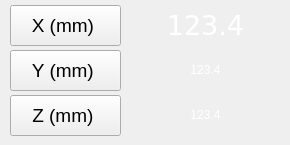
   <widget class="QWidget" name="page_4">
    <widget class="QHmiLabel" name="qHmiLabel_4">
     <property name="geometry">
      <rect>
       <x>130</x>
       <y>5</y>
       <width>151</width>
       <height>40</height>
      </rect>
     </property>
     <property name="font">
      <font>
       <family>DejaVu Sans</family>
       <pointsize>20</pointsize>
       <weight>50</weight>
       <italic>false</italic>
       <bold>false</bold>
      </font>
     </property>
     <property name="styleSheet">
      <string notr="true">font: 20pt &quot;DejaVu Sans&quot;;
color: rgb(255, 255, 255);</string>
     </property>
     <property name="text">
      <string>123.4</string>
     </property>
     <property name="alignment">
      <set>Qt::AlignCenter</set>
     </property>
     <property name="fieldName">
      <cstring>CONF1_G_R_AXIS_X_POS_REL</cstring>
     </property>
     <property name="fieldValue">
      <cstring>123.4</cstring>
     </property>
     <property name="decimalCount">
      <cstring>2</cstring>
     </property>
     <property name="PasswordLevel" stdset="0">
      <number>0</number>
     </property>
     <property name="Hide" stdset="0">
      <bool>true</bool>
     </property>
    </widget>
    <widget class="QHmiLabel" name="qHmiLabel_6">
     <property name="geometry">
      <rect>
       <x>130</x>
       <y>50</y>
       <width>151</width>
       <height>40</height>
      </rect>
     </property>
     <property name="styleSheet">
      <string notr="true">font: 20pt &quot;DejaVu Sans&quot;;
color: rgb(255, 255, 255);</string>
     </property>
     <property name="text">
      <string>123.4</string>
     </property>
     <property name="alignment">
      <set>Qt::AlignCenter</set>
     </property>
     <property name="fieldName">
      <cstring>CONF1_G_R_AXIS_Y_POS_REL</cstring>
     </property>
     <property name="fieldValue">
      <cstring>123.4</cstring>
     </property>
     <property name="decimalCount">
      <cstring>2</cstring>
     </property>
     <property name="PasswordLevel" stdset="0">
      <number>0</number>
     </property>
     <property name="Hide" stdset="0">
      <bool>true</bool>
     </property>
    </widget>
    <widget class="QHmiLabel" name="qHmiLabel_7">
     <property name="geometry">
      <rect>
       <x>130</x>
       <y>95</y>
       <width>151</width>
       <height>40</height>
      </rect>
     </property>
     <property name="styleSheet">
      <string notr="true">font: 20pt &quot;DejaVu Sans&quot;;
color: rgb(255, 255, 255);</string>
     </property>
     <property name="text">
      <string>123.4</string>
     </property>
     <property name="alignment">
      <set>Qt::AlignCenter</set>
     </property>
     <property name="fieldName">
      <cstring>CONF1_AXIS_Z.ABSPOS</cstring>
     </property>
     <property name="fieldValue">
      <cstring>123.4</cstring>
     </property>
     <property name="decimalCount">
      <cstring>1</cstring>
     </property>
     <property name="PasswordLevel" stdset="0">
      <number>0</number>
     </property>
     <property name="Hide" stdset="0">
      <bool>true</bool>
     </property>
    </widget>
    <widget class="QHmiLinkPage" name="QHmiLinkPage">
     <property name="geometry">
      <rect>
       <x>10</x>
       <y>5</y>
       <width>111</width>
       <height>41</height>
      </rect>
     </property>
     <property name="font">
      <font>
       <pointsize>14</pointsize>
      </font>
     </property>
     <property name="text">
      <string>X (mm) </string>
     </property>
     <property name="destinationPage">
      <cstring>x_management.ui</cstring>
     </property>
     <property name="PasswordLevel" stdset="0">
      <number>0</number>
     </property>
     <property name="Hide" stdset="0">
      <bool>true</bool>
     </property>
     <property name="Align left" stdset="0">
      <bool>false</bool>
     </property>
    </widget>
    <widget class="QHmiLinkPage" name="QHmiLinkPage_3">
     <property name="geometry">
      <rect>
       <x>10</x>
       <y>50</y>
       <width>111</width>
       <height>41</height>
      </rect>
     </property>
     <property name="font">
      <font>
       <pointsize>14</pointsize>
      </font>
     </property>
     <property name="text">
      <string>Y (mm) </string>
     </property>
     <property name="destinationPage">
      <cstring>y_management.ui</cstring>
     </property>
     <property name="PasswordLevel" stdset="0">
      <number>0</number>
     </property>
     <property name="Hide" stdset="0">
      <bool>true</bool>
     </property>
     <property name="Align left" stdset="0">
      <bool>false</bool>
     </property>
    </widget>
    <widget class="QHmiLinkPage" name="QHmiLinkPage_4">
     <property name="geometry">
      <rect>
       <x>10</x>
       <y>95</y>
       <width>111</width>
       <height>41</height>
      </rect>
     </property>
     <property name="font">
      <font>
       <pointsize>14</pointsize>
      </font>
     </property>
     <property name="text">
      <string>Z (mm) </string>
     </property>
     <property name="destinationPage">
      <cstring>z_management.ui</cstring>
     </property>
     <property name="PasswordLevel" stdset="0">
      <number>0</number>
     </property>
     <property name="Hide" stdset="0">
      <bool>true</bool>
     </property>
     <property name="Align left" stdset="0">
      <bool>false</bool>
     </property>
    </widget>
   </widget>
